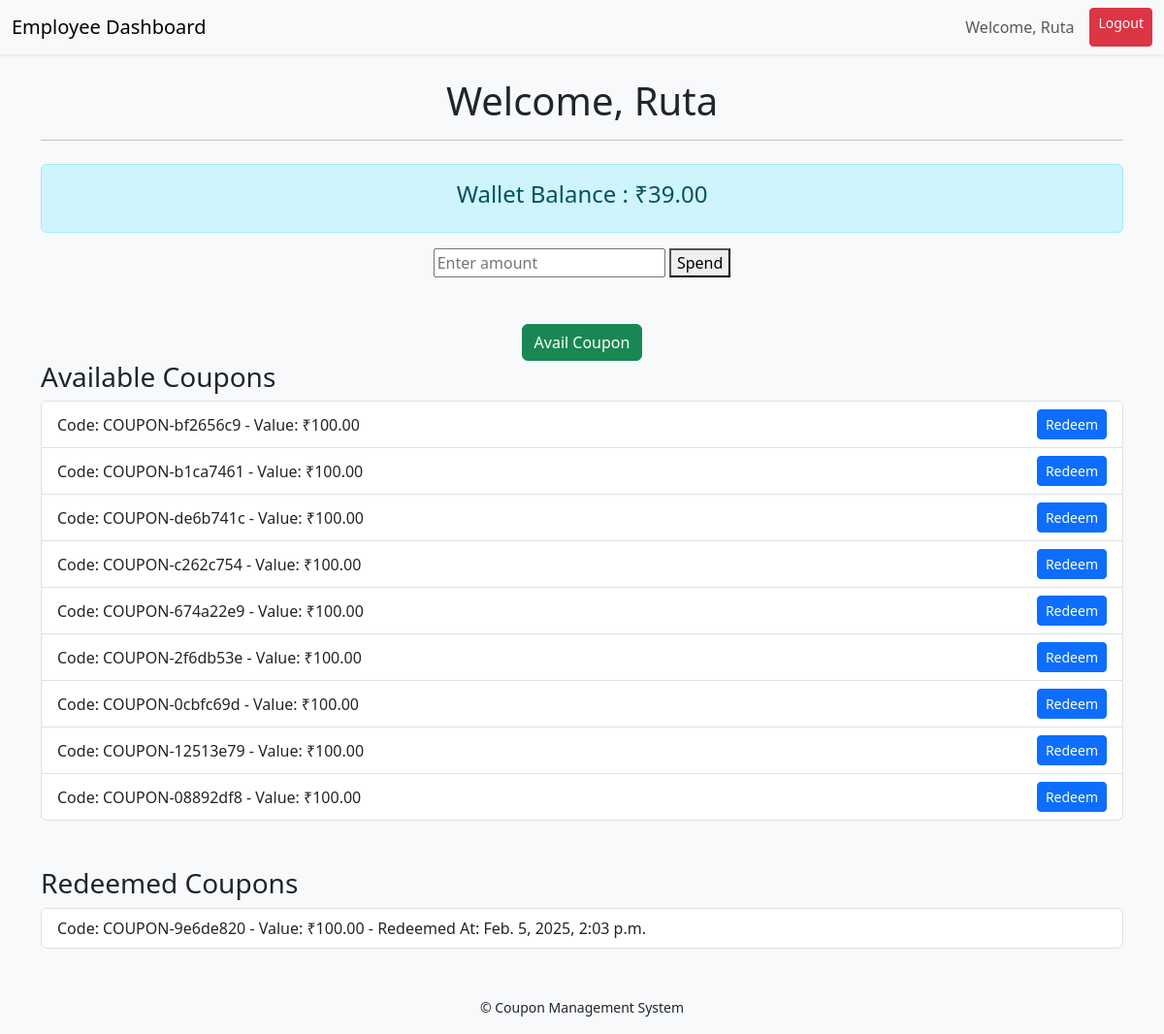
Page /coupons/employee_dashboard/ (signed in) on the committed database.
### coupons/models.py (models this page shows, shortened)
class User(AbstractUser):
    is_employee = models.BooleanField(default=False)
    is_admin = models.BooleanField(default=False)
    is_vendor = models.BooleanField(default=False)

class Wallet(models.Model):
    user = models.OneToOneField(User, on_delete=models.CASCADE, related_name="wallet")
    balance = models.DecimalField(max_digits=10, decimal_places=2, default=100.00)
    spent = models.DecimalField(max_digits=10, decimal_places=2,default=0.0)

class Coupon(models.Model):
    code = models.CharField(max_length=12, unique=True, editable=True)
    name = models.CharField(max_length=100, default="Default Coupon")
    value = models.DecimalField(max_digits=10, decimal_places=2)
    redeemed = models.BooleanField(default=False)
    redeemed_at = models.DateTimeField(null=True, blank=True)
    allocated_to = models.ForeignKey(User, on_delete=models.CASCADE, related_name='allocated_coupons')  # Correct related_name
    created_at = models.DateTimeField(auto_now_add=True)
    is_availed = models.BooleanField(default=False)  # Track if availed

### coupons/views.py (the view)
# urls.py: path('employee_dashboard/', views.employee_dashboard, name='employee_dashboard'),
@login_required
def employee_dashboard(request):
    if not request.user.is_employee:
        return render(request, '403.html')  # Unauthorized access
    coupons = request.user.allocated_coupons.all()
    redeemed_coupons = coupons.filter(redeemed=True)
    available_coupons = coupons.filter(redeemed=False)
    wallet, created = Wallet.objects.get_or_create(user=request.user, defaults={'balance': 0.00})
    return render(request, 'employee_dashboard.html', {
        'redeemed_coupons': redeemed_coupons,
        'available_coupons': available_coupons,
        'wallet': wallet
    })

### coupons/templates/employee_dashboard.html (shortened to what this page needs)
<!DOCTYPE html>
<html lang="en">
<head>
    <link rel="stylesheet" href="https://cdnjs.cloudflare.com/ajax/libs/bootstrap/5.3.0/css/bootstrap.min.css">
</head>
<body class="bg-light">
    <nav class="navbar navbar-expand-lg navbar-light bg-light shadow-sm mb-4">
        <div class="container-fluid">
            <a class="navbar-brand" href="#">Employee Dashboard</a>
            <div class="d-flex">
                <span class="navbar-text me-3">Welcome, {{ user.username }}</span>
                <a href="{% url 'logout' %}" class="btn btn-danger btn-sm">Logout</a>
            </div>
        </div>
    </nav>
    <div class="container">
        <header class="mb-4">
            <h1 class="text-center">Welcome, {{ user.username }}</h1>
            <hr>
        </header>
        <div class="alert alert-info text-center">
            <h4>Wallet Balance : ₹<span id="wallet-balance">{{ wallet.balance }}</span></h4>
        </div>
        <section class="mb-5 text-center">
            <form id="spend-form">
                <input type="number" id="spend-amount" placeholder="Enter amount" required>
                <button type="submit">Spend</button>
            </form>
        </section>
        <div class="text-center mt-4">
            <a href="{% url 'avail_coupons' %}" class="btn btn-success">Avail Coupon</a>
        </div>
        <section class="mb-5">
            <h3>Available Coupons</h3>
            <ul class="list-group">
                {% for coupon in available_coupons %}
                <li class="list-group-item d-flex justify-content-between align-items-center">
                    Code: {{ coupon.code }} - Value: ₹{{ coupon.value }}
                    <button class="btn btn-primary btn-sm redeem-btn" data-coupon-id="{{ coupon.id }}">Redeem</button>
                </li>
                {% empty %}
                <li class="list-group-item">No coupons available.</li>
                {% endfor %}
            </ul>
        </section>
        <section class="mb-5">
            <h3>Redeemed Coupons</h3>
            <ul class="list-group">
                {% for coupon in redeemed_coupons %}
                <li class="list-group-item">
                    Code: {{ coupon.code }} - Value: ₹{{ coupon.value }} - Redeemed At: {{ coupon.redeemed_at }}
                </li>
                {% empty %}
                <li class="list-group-item">No coupons redeemed.</li>
                {% endfor %}
            </ul>
        </section>
    </div>
    <footer class="text-center mt-5 mb-3">
        <small>&copy; {{ now|date:"Y" }} Coupon Management System</small>
    </footer>
</body>
</html>

### rows in the picture
User: username "Ruta"
Wallet: balance "39.00"
Coupon: code "COUPON-bf2656c9", value "100.00"
Coupon: code "COUPON-b1ca7461", value "100.00"
Coupon: code "COUPON-de6b741c", value "100.00"
Coupon: code "COUPON-c262c754", value "100.00"
Coupon: code "COUPON-674a22e9", value "100.00"
Coupon: code "COUPON-2f6db53e", value "100.00"
Coupon: code "COUPON-0cbfc69d", value "100.00"
Coupon: code "COUPON-12513e79", value "100.00"
Coupon: code "COUPON-08892df8", value "100.00"
Coupon: code "COUPON-9e6de820", value "100.00", redeemed_at "Feb. 5, 2025, 2:03 p.m."
